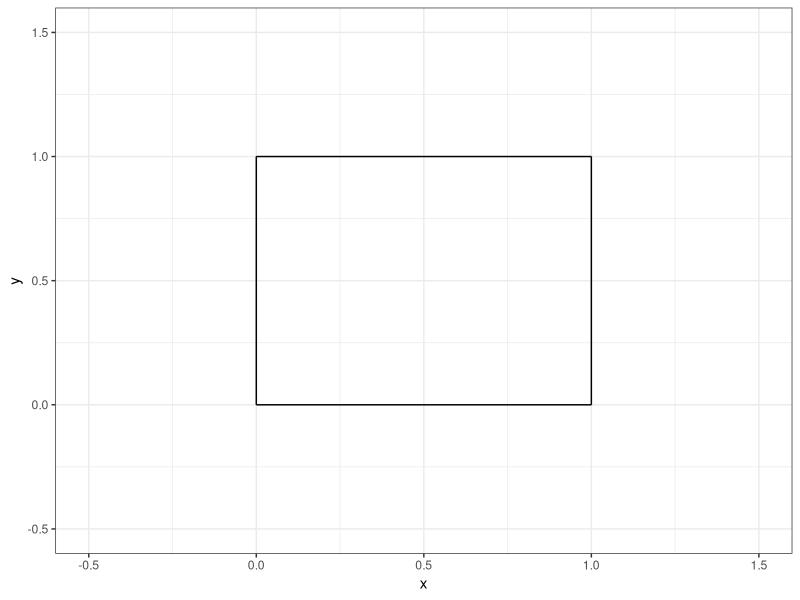
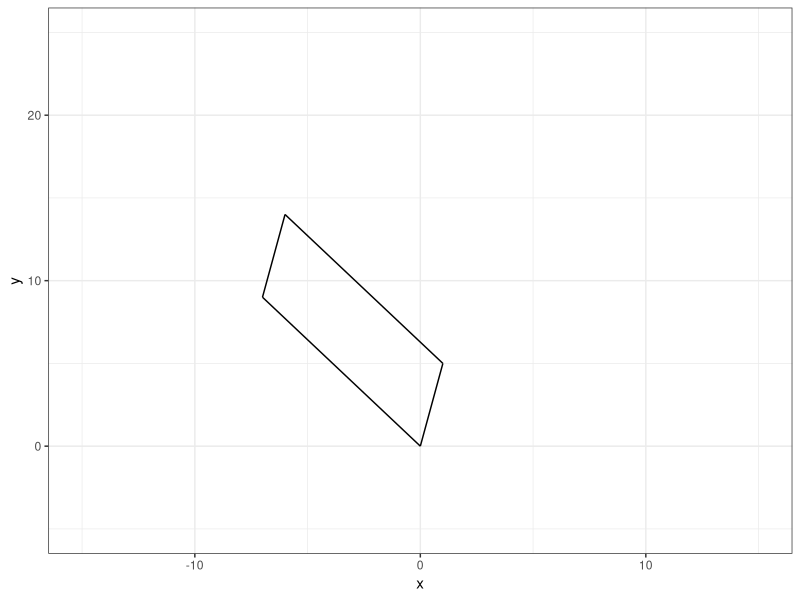
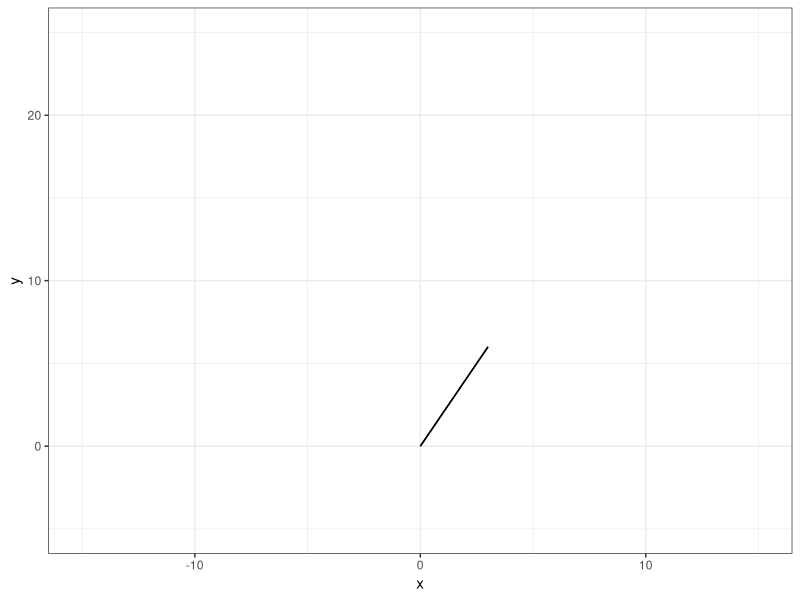
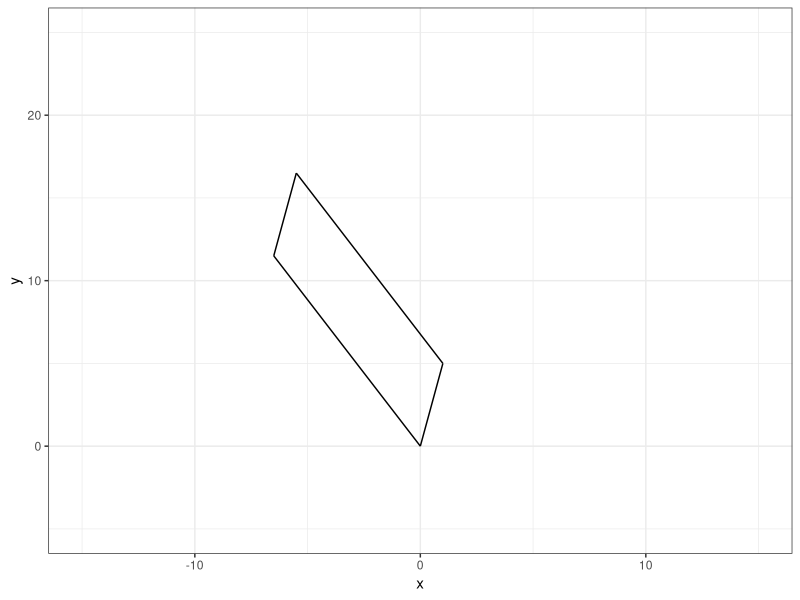
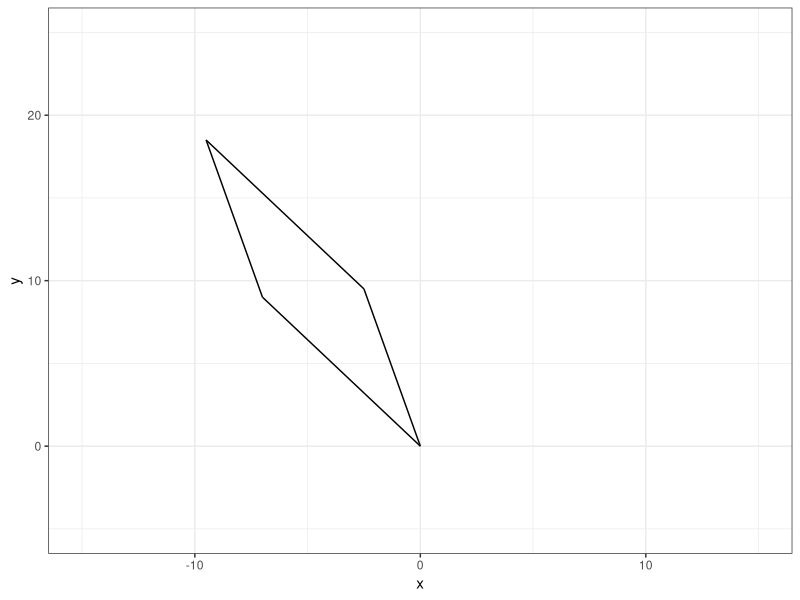
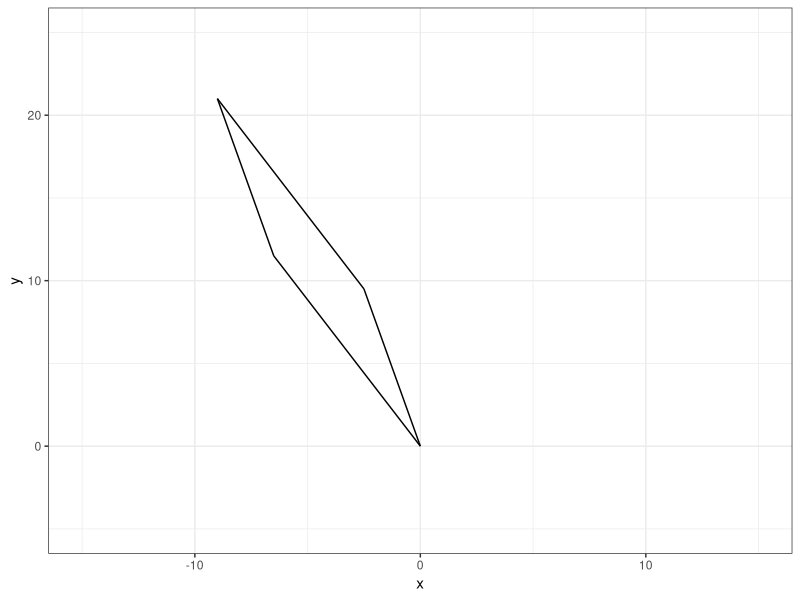
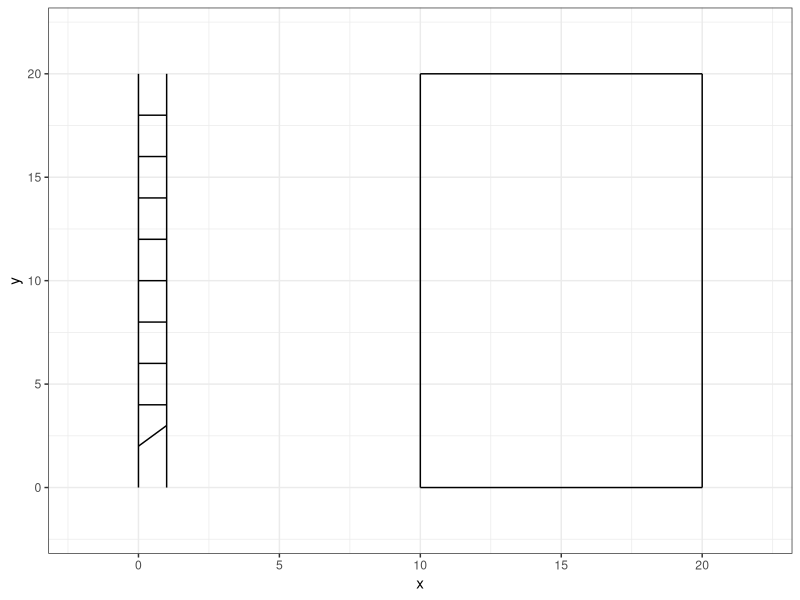

Recreate these plots in R, in order.
## ---- chunk 1
#| echo: false

default_chunk_hook  <- knitr::knit_hooks$get("chunk")

latex_font_size <- c("Huge", "huge", "LARGE", "Large", 
                     "large", "normalsize", "small", 
                     "footnotesize", "scriptsize", "tiny")

knitr::knit_hooks$set(chunk = function(x, options) {
  x <- default_chunk_hook(x, options)
  if(options$size %in% latex_font_size) {
    paste0("\n \\", options$size, "\n\n", 
      x, 
      "\n\n \\normalsize"
    )
  } else {
    x
  }
})

## ---- chunk 2
#| label: load-packages
#| include: false
library(tidyverse)
## ---- chunk 3
#| label: fig-unitsquare
#| fig-cap: "The unit square."
#| fig-width: 3
#| fig-height: 3
#| scale: "80%"
#| fig-align: "center"
#| size: "scriptsize"
ggplot() +
  geom_segment(aes(x = 0, xend = 0,
                   y=0, yend = 1))+
  geom_segment(aes(x = 0, xend = 1,
                   y=1, yend = 1))+
  geom_segment(aes(x = 1, xend = 1,
                   y=0, yend = 1))+
  geom_segment(aes(x = 0, xend = 1,
                   y=0, yend = 0)) +
  theme_bw() + 
  xlim(-0.5, 1.5)+
  ylim(-0.5, 1.5)+
  labs(x = "x", 
       y = "y")
## ---- chunk 4
(A=matrix(data=c(1,5,-7,9), nrow=2, ncol=2))
## ---- chunk 5
(M=matrix(data=c(1,0,0,1), nrow=2, ncol=2))
## ---- chunk 6
(T=(A %*% M))
## ---- chunk 7
(basis.vector.1=T[,1])
(basis.vector.2=T[,2])
## ---- chunk 8
basis.vector.1+basis.vector.2
## ---- chunk 9
p0=c(0,0)
p1=c(1,5)
p2=c(-6,14)
p3=c(-7,9)
## ---- chunk 10
#| label: fig-unitsquare1e
#| fig-cap: "Figure 1e."
#| fig-width: 3
#| fig-height: 3
#| scale: "80%"
#| fig-align: "center"
#| size: "scriptsize"
ggplot() +
  geom_segment(aes(x = p0[1], y = p0[2], xend = p1[1], yend = p1[2])) +
  geom_segment(aes(x = p1[1], y = p1[2], xend = p2[1], yend = p2[2])) +
  geom_segment(aes(x = p2[1], y = p2[2], xend = p3[1], yend = p3[2])) +
  geom_segment(aes(x = p3[1], y = p3[2], xend = p0[1], yend = p0[2])) +
  theme_bw() +
  xlim(-15, 15) +
  ylim(-5,25) +
  labs(x = "x", y = "y")
## ---- chunk 11
(det(A))
## ---- chunk 12
(A=matrix(data=c(1,2,2,4), nrow=2, ncol=2))
## ---- chunk 13
(T=(A %*% M))
## ---- chunk 14
(basis.vector.1=T[,1])
(basis.vector.2=T[,2])
## ---- chunk 15
p0=c(0,0)
p1=basis.vector.1
p3=basis.vector.2
p2=(p1+p3)
## ---- chunk 16
#| label: fig-unitsquare2e
#| fig-cap: "Figure 2e."
#| fig-width: 3
#| fig-height: 3
#| scale: "80%"
#| fig-align: "center"
#| size: "scriptsize"
ggplot() +
  geom_segment(aes(x = p0[1], y = p0[2], xend = p1[1], yend = p1[2])) +
  geom_segment(aes(x = p1[1], y = p1[2], xend = p2[1], yend = p2[2])) +
  geom_segment(aes(x = p2[1], y = p2[2], xend = p3[1], yend = p3[2])) +
  geom_segment(aes(x = p3[1], y = p3[2], xend = p0[1], yend = p0[2])) +
  theme_bw() +
  xlim(-15, 15) +
  ylim(-5,25) +
  labs(x = "x", y = "y")
## ---- chunk 17
(det(A))
## ---- chunk 18
M=matrix(data=c(1,0,0.5,1),nrow=2,ncol=2)
A=matrix(data=c(1,5,-7,9),nrow=2,ncol=2)
T=(A %*% M)
basis.vector.1=T[,1]
basis.vector.2=T[,2]
p0=c(0,0)
p1=basis.vector.1
p3=basis.vector.2
p2=(p1+p3)

#| label: fig-unitsquare3a
#| fig-cap: "Figure 3a."
#| fig-width: 3
#| fig-height: 3
#| scale: "80%"
#| fig-align: "center"
#| size: "scriptsize"
ggplot() +
  geom_segment(aes(x = p0[1], y = p0[2], xend = p1[1], yend = p1[2])) +
  geom_segment(aes(x = p1[1], y = p1[2], xend = p2[1], yend = p2[2])) +
  geom_segment(aes(x = p2[1], y = p2[2], xend = p3[1], yend = p3[2])) +
  geom_segment(aes(x = p3[1], y = p3[2], xend = p0[1], yend = p0[2])) +
  theme_bw() +
  xlim(-15, 15) +
  ylim(-5,25) +
  labs(x = "x", y = "y")
## ---- chunk 19
M=matrix(data=c(1,0.5,0,1),nrow=2,ncol=2)
A=matrix(data=c(1,5,-7,9),nrow=2,ncol=2)
T=(A %*% M)
basis.vector.1=T[,1]
basis.vector.2=T[,2]
p0=c(0,0)
p1=basis.vector.1
p3=basis.vector.2
p2=(p1+p3)

#| label: fig-unitsquare3b
#| fig-cap: "Figure 3b."
#| fig-width: 3
#| fig-height: 3
#| scale: "80%"
#| fig-align: "center"
#| size: "scriptsize"
ggplot() +
  geom_segment(aes(x = p0[1], y = p0[2], xend = p1[1], yend = p1[2])) +
  geom_segment(aes(x = p1[1], y = p1[2], xend = p2[1], yend = p2[2])) +
  geom_segment(aes(x = p2[1], y = p2[2], xend = p3[1], yend = p3[2])) +
  geom_segment(aes(x = p3[1], y = p3[2], xend = p0[1], yend = p0[2])) +
  theme_bw() +
  xlim(-15, 15) +
  ylim(-5,25) +
  labs(x = "x", y = "y")
## ---- chunk 20
M=matrix(data=c(1,0.5,0.5,1),nrow=2,ncol=2)
A=matrix(data=c(1,5,-7,9),nrow=2,ncol=2)
T=(A %*% M)
basis.vector.1=T[,1]
basis.vector.2=T[,2]
p0=c(0,0)
p1=basis.vector.1
p3=basis.vector.2
p2=(p1+p3)

#| label: fig-unitsquare3b
#| fig-cap: "Figure 3b."
#| fig-width: 3
#| fig-height: 3
#| scale: "80%"
#| fig-align: "center"
#| size: "scriptsize"
ggplot() +
  geom_segment(aes(x = p0[1], y = p0[2], xend = p1[1], yend = p1[2])) +
  geom_segment(aes(x = p1[1], y = p1[2], xend = p2[1], yend = p2[2])) +
  geom_segment(aes(x = p2[1], y = p2[2], xend = p3[1], yend = p3[2])) +
  geom_segment(aes(x = p3[1], y = p3[2], xend = p0[1], yend = p0[2])) +
  theme_bw() +
  xlim(-15, 15) +
  ylim(-5,25) +
  labs(x = "x", y = "y")
## ---- chunk 21
(ladder=data.frame(x=c(0,0,1,1,0,1,0,1,0,1,0,1,0,1,0,1,0,1,0,1,0,1),y=c(0,20,0,20,2,3,4,4,6,6,8,8,10,10,12,12,14,14,16,16,18,18),group=c(1,1,2,2,3,3,4,4,5,5,6,6,7,7,8,8,9,9,10,10,11,11)))
## ---- chunk 22
#| label: fig-ladder
#| fig-cap: "A ladder."
#| fig-width: 3
#| fig-height: 3
#| scale: "80%"
#| fig-align: "center"
#| size: "scriptsize"
ggplot() +
  geom_path(data = ladder, 
              aes(x = x, y = y, group = group)) +
                  geom_segment(aes(x = 10, xend = 10,
                   y=0, yend = 20))+
  geom_segment(aes(x = 10, xend = 20,
                   y=20, yend = 20))+
  geom_segment(aes(x = 20, xend = 20,
                   y=0, yend = 20))+
  geom_segment(aes(x = 10, xend = 20,
                   y=0, yend = 0)) +
  theme_bw() +
  xlim(-2,22) +
  ylim(-2,22)
